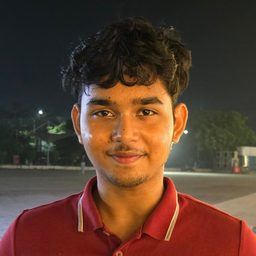
#> input picture web/src/assets/authors/sayan-chowdhury-256.jpg, 256 x 256 px
$ python sheet.py ../web/src/assets/authors/sayan-chowdhury-256.jpg out.png 5
#> lines starting #> are read from the running program, lines starting #| are printed output that depends on the picture
import sys, glob
from PIL import Image, ImageDraw
files = sorted(glob.glob(sys.argv[1]))
cols = int(sys.argv[3]) if len(sys.argv) > 3 else 4
w, h = 480, 270
rows = (len(files) + cols - 1) // cols
sheet = Image.new("RGB", (cols * w, rows * (h + 22)), (120, 120, 120))
#> sheet: PIL image 2400x292 RGB; every value is 120
d = ImageDraw.Draw(sheet)
for i, f in enumerate(files):
    im = Image.open(f).convert("RGB").resize((w, h))
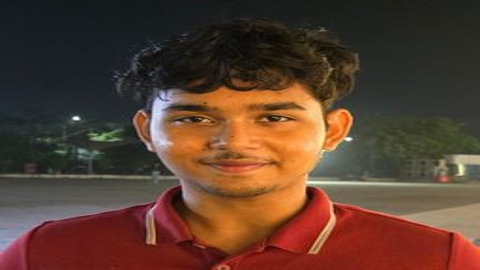
#> im: PIL image 480x270 RGB; mean R, G, B 91, 62.2, 47
    x, y = (i % cols) * w, (i // cols) * (h + 22)
    sheet.paste(im, (x, y + 22))
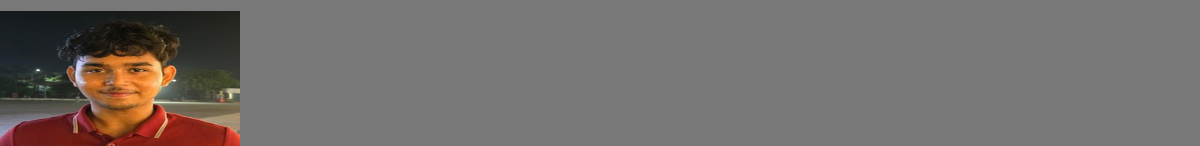
#> sheet: PIL image 2400x292 RGB (shown at 1/2 size); mean R, G, B 114.6, 109.3, 106.5
    d.text((x + 6, y + 4), f.split("/")[-1].split("\\")[-1], fill=(255, 255, 255))
sheet.save(sys.argv[2], quality=85)
